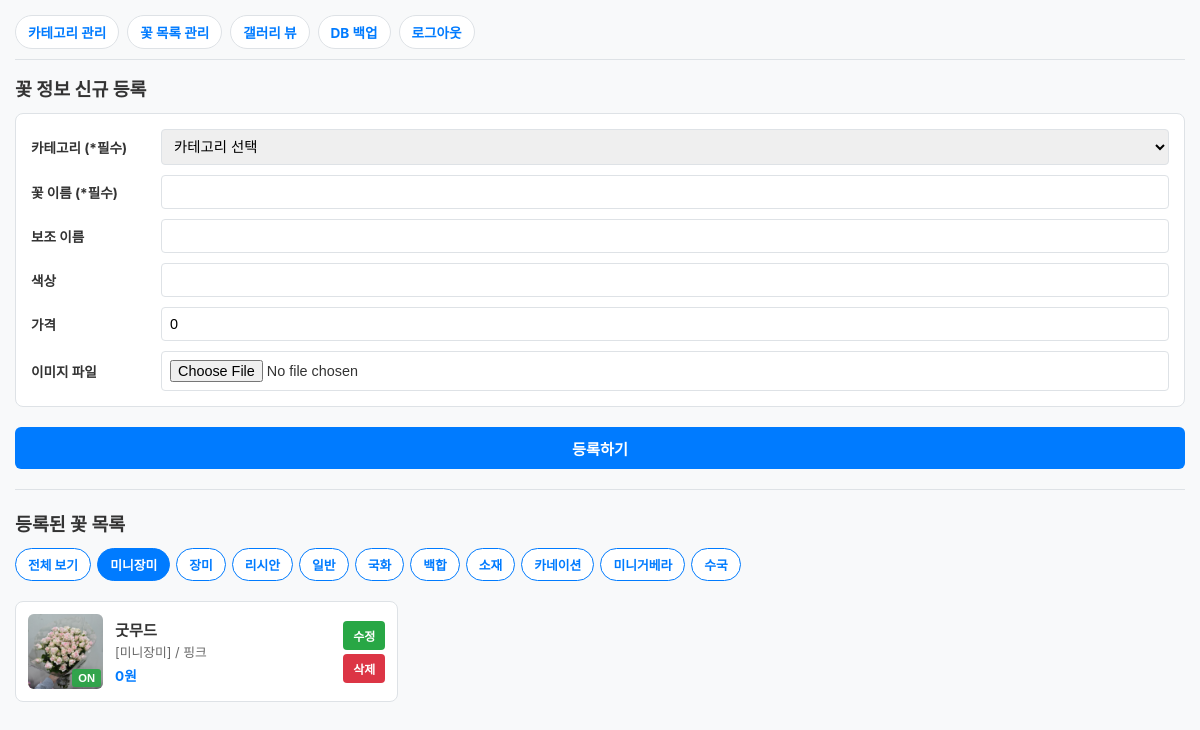
/admin/flower?category_id=2 (signed in), run on the app's committed database.
### models.py (models this page shows)
class Category(Base):
    __tablename__ = "category"
    idx = Column(Integer, primary_key=True, autoincrement=True, index=True)
    name = Column(String, nullable=False)
    order_no = Column(Integer, default=0, index=True)  # 순서 정렬용 컬럼
    flowers = relationship("FlowerList", back_populates="category_rel")

class FlowerList(Base):
    __tablename__ = "flower_list"
    idx = Column(Integer, primary_key=True, autoincrement=True, index=True)
    update_date = Column(DateTime, server_default=func.now(), onupdate=func.now())
    category = Column(Integer, ForeignKey("category.idx", ondelete="SET NULL"), nullable=True)
    name = Column(String, nullable=False)
    name2 = Column(String, nullable=True)
    color = Column(String, nullable=True)
    price = Column(Integer, default=0)
    img_path = Column(String, nullable=True)
    view = Column(Integer, default=1)
    category_rel = relationship("Category", back_populates="flowers")

### main.py (the view)
@app.get("/admin/flower", response_class=HTMLResponse)
def flower_page(
    request: Request,
    category_id: int = None,
    db: Session = Depends(get_db)
):
    if not request.session.get("is_admin"):
        return RedirectResponse(url="/admin/login", status_code=303)
    categories = db.query(models.Category).order_by(models.Category.order_no.asc(), models.Category.idx.asc()).all()
    query = db.query(models.FlowerList)
    if category_id:
        query = query.filter(models.FlowerList.category == category_id)
    flowers = query.order_by(models.FlowerList.name.asc()).all()
    return templates.TemplateResponse(
        request=request,
        name="admin/flower_list.html",
        context={
            "categories": categories,
            "flowers": flowers,
            "selected_category": category_id
        }
    )

### templates/admin/flower_list.html (shortened to what this page needs)
<!DOCTYPE html>
<html lang="ko">
<head>
</head>
<body>
    <nav>
        <a href="/admin/category">카테고리 관리</a>
        <a href="/admin/flower">꽃 목록 관리</a>
        <a href="/admin/gallery-view">갤러리 뷰</a>
        <a href="/admin/db-backup">DB 백업</a>
        <a href="/admin/logout">로그아웃</a>
    </nav>
    <h2>꽃 정보 신규 등록</h2>
    <form action="/admin/flower" method="post" enctype="multipart/form-data">
        <div class="form-grid">
            <label>카테고리 (*필수)</label>
            <select name="category_idx" required>
                <option value="">카테고리 선택</option>
            </select>
            <label>꽃 이름 (*필수)</label>
            <input type="text" name="name" required>
            <label>보조 이름</label>
            <input type="text" name="name2">
            <label>색상</label>
            <input type="text" name="color">
            <label>가격</label>
            <input type="number" name="price" value="0">
            <label>이미지 파일</label>
            <input type="file" name="file" accept="image/*">
        </div>
        <button type="submit" class="btn-submit">등록하기</button>
    </form>
    <hr style="margin: 20px 0; border: none; border-top: 1px solid var(--border-color);">
    <h2>등록된 꽃 목록</h2>
    <div class="filter-bar">
        <a href="/admin/flower" class="filter-btn {% if not selected_category %}active{% endif %}">전체 보기</a>
        {% for cat in categories %}
        <a href="/admin/flower?category_id={{ cat.idx }}" class="filter-btn {% if selected_category == cat.idx %}active{% endif %}">
            {{ cat.name }}
        </a>
        {% endfor %}
    </div>
    <div class="flower-cards-grid">
        {% for flower in flowers %}
        <div class="flower-item-card">
            <div class="img-container">
                {% if flower.img_path %}
                <img src="/{{ flower.img_path }}" alt="{{ flower.name }}">
                {% else %}
                <div class="no-img-box">준비중</div>
                {% endif %}
                {% set current_url = '/admin/flower?category_id=' ~ selected_category if selected_category else '/admin/flower' %}
                <form action="/admin/flower/toggle-view/{{ flower.idx }}?redirect_to={{ current_url }}" method="post" class="toggle-overlay">
                    {% if flower.view == 1 %}
                    <button type="submit" class="btn-view-on">ON</button>
                    {% else %}
                    <button type="submit" class="btn-view-off">OFF</button>
                    {% endif %}
                </form>
            </div>
            <div class="item-info">
                <div class="item-title">{{ flower.name }}</div>
                <div class="item-sub">
                    [{{ flower.category_rel.name if flower.category_rel else '-' }}]
                    {% if flower.color %}/ {{ flower.color }}{% endif %}
                </div>
                <div class="item-price">{{ "{:,}".format(flower.price) }}원</div>
            </div>
            <div class="item-actions">
                <button class="btn-edit" onclick="openEditModal(
                    '{{ flower.idx }}',
                    '{{ flower.category or '' }}',
                    '{{ flower.name }}',
                    '{{ flower.name2 or '' }}',
                    '{{ flower.color or '' }}',
                    '{{ flower.price }}'
                )">수정</button>
                <form action="/admin/flower/delete/{{ flower.idx }}?redirect_to={{ current_url }}" method="post" style="margin:0;" onsubmit="return confirm('정말 삭제하시겠습니까?');">
                    <button type="submit" class="btn-delete">삭제</button>
                </form>
            </div>
        </div>
        {% endfor %}
    </div>
</body>
</html>

### templates/admin/flower_list.html (style rules this page uses)
:root { --primary-color: #007bff; --success-color: #28a745; --danger-color: #dc3545; --bg-color: #f8f9fa; --border-color: #dee2e6; }
* { box-sizing: border-box; margin: 0; padding: 0; }
body { font-family: -apple-system, BlinkMacSystemFont, "Segoe UI", Roboto, sans-serif; background-color: var(--bg-color); padding: 15px; color: #333; }
nav { display: flex; gap: 8px; overflow-x: auto; white-space: nowrap; padding-bottom: 10px; margin-bottom: 15px; border-bottom: 1px solid var(--border-color); -webkit-overflow-scrolling: touch; }
nav a { text-decoration: none; color: var(--primary-color); font-weight: bold; padding: 6px 12px; background: white; border-radius: 20px; border: 1px solid var(--border-color); font-size: 0.85rem; }
h2 { font-size: 1.15rem; margin-bottom: 12px; font-weight: 700; }
.form-grid { display: grid; grid-template-columns: 1fr; gap: 10px; background: white; padding: 15px; border-radius: 8px; border: 1px solid var(--border-color); margin-bottom: 20px; }
@media (min-width: 600px) { .form-grid { grid-template-columns: 120px 1fr; align-items: center; } }
.form-grid label { font-weight: bold; font-size: 0.85rem; }
.form-grid input, .form-grid select { width: 100%; padding: 8px; border: 1px solid var(--border-color); border-radius: 4px; font-size: 0.9rem; }
.btn-submit { width: 100%; padding: 10px; background-color: var(--primary-color); color: white; border: none; border-radius: 6px; font-weight: bold; cursor: pointer; font-size: 0.95rem; }
.filter-bar { display: flex; gap: 6px; overflow-x: auto; white-space: nowrap; margin-bottom: 15px; padding-bottom: 5px; }
.filter-btn { padding: 6px 12px; border: 1px solid var(--primary-color); background-color: white; color: var(--primary-color); border-radius: 20px; text-decoration: none; font-size: 0.8rem; font-weight: bold; }
.filter-btn.active { background-color: var(--primary-color); color: white; }
.flower-cards-grid { display: grid; grid-template-columns: 1fr; gap: 10px; }
@media (min-width: 600px) { .flower-cards-grid { grid-template-columns: repeat(2, 1fr); } }
@media (min-width: 900px) { .flower-cards-grid { grid-template-columns: repeat(3, 1fr); } }
.flower-item-card { background: white; border: 1px solid var(--border-color); border-radius: 8px; padding: 12px; display: flex; gap: 12px; align-items: center; position: relative; }
.img-container { position: relative; width: 75px; height: 75px; flex-shrink: 0; border-radius: 6px; overflow: hidden; background-color: #eee; }
.img-container img { width: 100%; height: 100%; object-fit: cover; }
.toggle-overlay { position: absolute; bottom: 2px; right: 2px; }
.btn-view-on { background-color: rgba(40, 167, 69, 0.9); color: white; border: none; padding: 3px 6px; border-radius: 3px; font-size: 0.7rem; font-weight: bold; cursor: pointer; }
.item-info { flex: 1; min-width: 0; }
.item-title { font-size: 0.95rem; font-weight: bold; margin-bottom: 2px; overflow: hidden; text-overflow: ellipsis; white-space: nowrap; }
.item-sub { font-size: 0.8rem; color: #666; margin-bottom: 4px; }
.item-price { font-size: 0.85rem; font-weight: bold; color: var(--primary-color); }
.item-actions { display: flex; flex-direction: column; gap: 4px; flex-shrink: 0; }
.btn-edit { background-color: var(--success-color); color: white; border: none; padding: 6px 10px; border-radius: 4px; font-size: 0.75rem; font-weight: bold; cursor: pointer; }
.btn-delete { background-color: var(--danger-color); color: white; border: none; padding: 6px 10px; border-radius: 4px; font-size: 0.75rem; font-weight: bold; cursor: pointer; }

### data on the page
Category: name "미니장미"
Category: name "장미"
Category: name "리시안"
Category: name "일반"
Category: name "국화"
Category: name "백합"
Category: name "소재"
Category: name "카네이션"
Category: name "미니거베라"
Category: name "수국"
FlowerList: img_path (picture), view "ON", name "굿무드", category_rel "미니장미", color "핑크", price "0"
